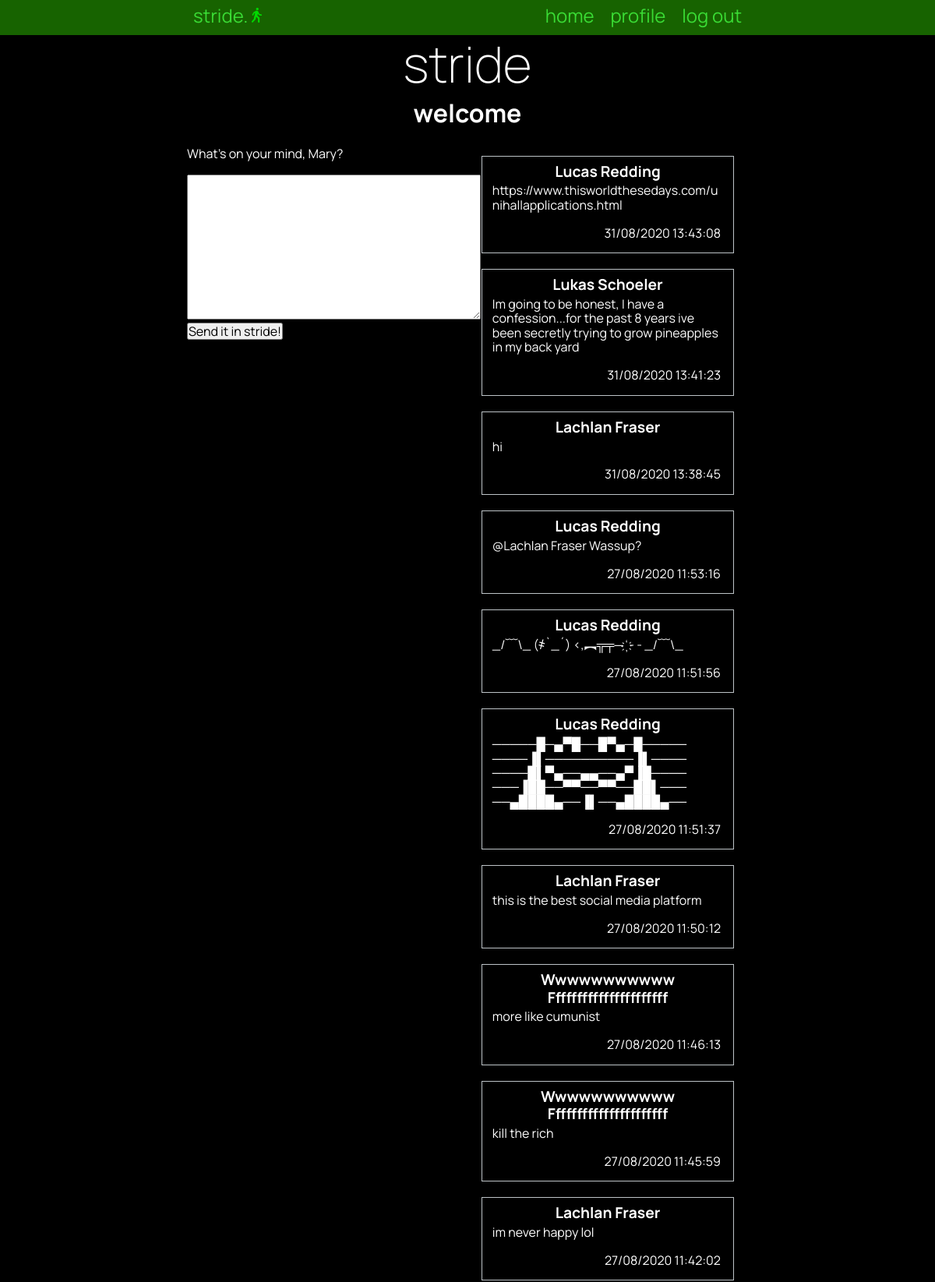
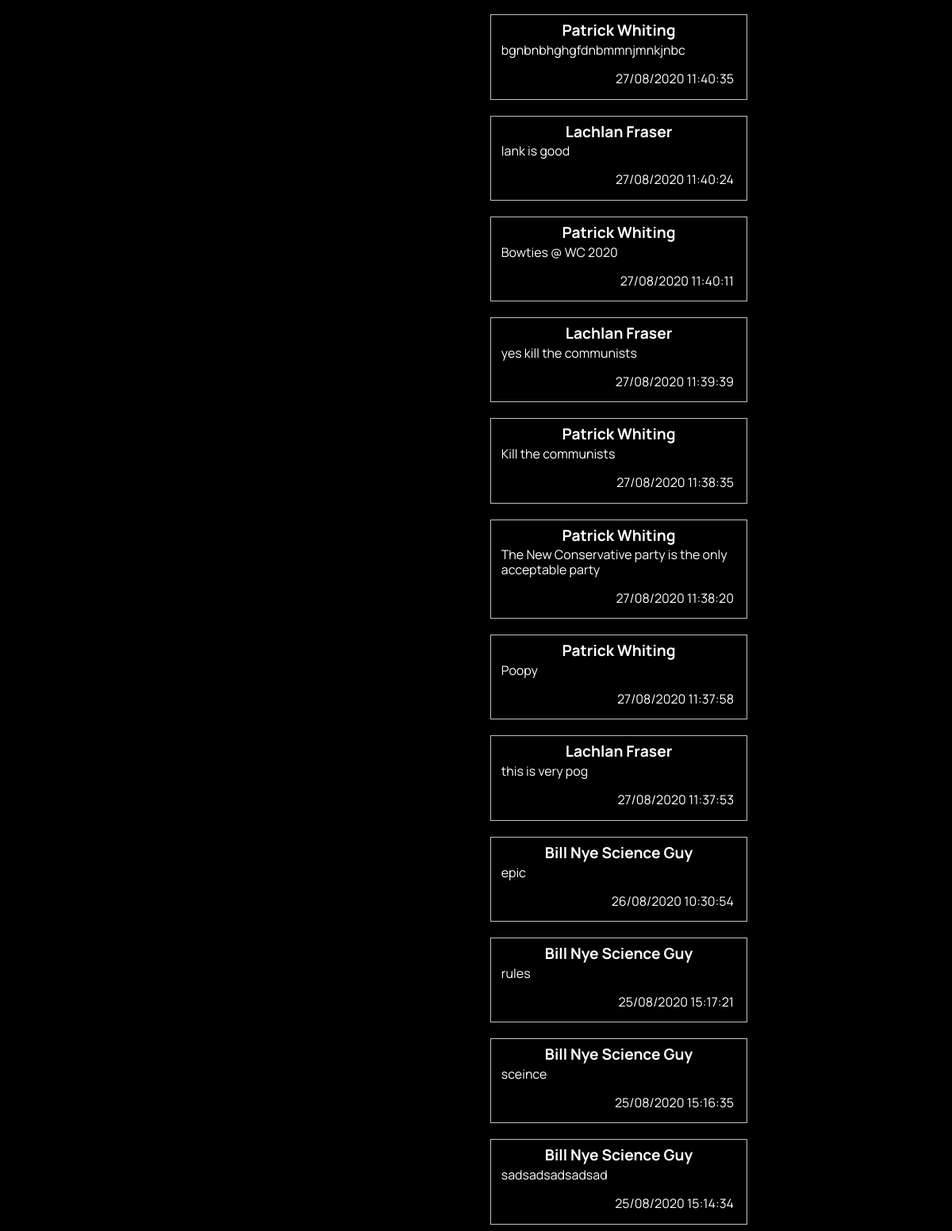
Screenshot of / (signed in) with the database file from the repository (2 pictures, top to bottom).
### tables this page shows
CREATE TABLE "users"
(
	id INTEGER
		constraint customer_pk
			primary key autoincrement,
	fname VARCHAR(30),
	lname varchar(30),
	email varchar(80),
	password CHAR(60)
);

CREATE TABLE "posts"
(
	id INTEGER
		constraint posts_pk
			primary key autoincrement,
	post VARCHAR(500),
	time TIMESTAMP
, customer_id INTEGER);

### app.py (the view, shortened to what this page needs)
@app.route('/', methods=["GET", "POST"])
def render_homepage():
    if not is_logged_in():
        return redirect('/login')
    con = create_connection(DB_NAME)
    query = """SELECT posts.id,users.fname,users.lname,posts.post,strftime('%d/%m/%Y %H:%M:%S', posts.time) AS time, users.id
            FROM posts,users
            WHERE posts.customer_id = users.id
            ORDER BY time DESC"""
    cur = con.cursor()  # You need this line next
    cur.execute(query)  # this line actually executes the query
    post_list = cur.fetchall()  # puts the results into a list usable in python
    con.close()
    return render_template('home.html', logged_in=is_logged_in(), posts=post_list,)

### app.py (called while the page is built)
def create_connection(db_file):
    try:
        connection = sqlite3.connect(db_file)
        return connection
    except Error as e:
        print(e)
    return None

def is_logged_in():
    if session.get("email") is None:
        print("not logged in")
        return False
    else:
        print("logged in")
        return True

### templates/home.html (shortened to what this page needs)
{% extends "base.html" %}
{% block pageheading %}welcome{% endblock %}
{% block body %}
            <div class = "mainPageParent">
                <div class="postInput">
                {% if logged_in %}
                    <form method="POST">
                        <label for="message">What's on your mind, {{ session.firstname }}?</label><br><br>
                        <textarea name="message" id="message" rows="10" cols="40"> </textarea><br>
                        <input type="submit" value = "Send it in stride!">
                    </form>
                {% else %}
                    <strong><em>Hello! Welcome to Stride!<br><br><br><br><br><br> Pay me @paypal >>> tohsgum@gmail.com </em></strong>
                {% endif %}
                 </div>
                <div class="mainFeed">
                {% for post in posts %}
                    <div class="mainFeed-box">
                        <div class="post-box-heading">
                            <h3> <a href="/profile/{{ post[5] }}"> {{ post[1] }} {{ post[2] }}</h3></a></h3>
                        </div>
                        <div class="mainFeed-box-text">
                            <p>{{ post[3] }} </p>
                        </div>
                        <div class="mainFeed-box-info">
                            {{ post[4] }}
                        </div>
                    </div>
                {% endfor %}
                </div>
            </div>
{% endblock %}

### static/stride.css (style rules this page uses)
* { font-family: 'Manrope', sans-serif; padding: 0; margin: 0; box-sizing: border-box; }
body { background-color: black; color: rgba(255, 255, 255, 1); }
.mainPageParent { width: 100%; }
.postInput { width: 49%; float:left; }
a, a:visited { text-decoration: none; }
.mainFeed { display: flex; word-wrap: break-word; flex-wrap: wrap; justify-content: space-evenly; width: 50%; float: right; }
.mainFeed-box { width: 90%; float: right; padding: 0.5rem; margin: 1vw; border: 1px solid rgba(189, 195, 199, 1.0); color: rgb(255, 255, 255); margin-bottom: 0.5rem; }
.mainFeed-box-info { padding: 0.5rem; float: right; }
.mainFeed-box-text { padding: 0.3rem; }
.mainFeed-box a { color: white; }
.mainFeed-box h3 { font-size: 1.2rem; text-align: center; }
.mainFeed-box p { font-size: 1rem; margin-bottom: 0.3rem; }

### rows the page displays
users: fname "Lucas", lname "Redding", post "https://www.thisworldthesedays.com/unihallapplications.html", post "31/08/2020 13:43:08", post "@Lachlan Fraser Wassup?", post "27/08/2020 11:53:16", post "_/﹋\\_ (҂`_´) <,︻╦╤─ ҉ - - _/﹋\\_", post "27/08/2020 11:51:56", post "─────█─▄▀█──█▀▄─█───── ────▐▌──────────▐▌──── ────█▌▀▄──▄▄──▄▀▐█──── ───▐██──▀▀──▀▀──██▌─── ──▄████▄──▐▌──▄████▄──", post "27/08/2020 11:51:37"
users: fname "Lukas", lname "Schoeler", post "Im going to be honest, I have a confession...for the past 8 years ive been secretly trying to grow pineapples in my back yard", post "31/08/2020 13:41:23"
users: fname "Lachlan", lname "Fraser", post "hi", post "31/08/2020 13:38:45", post "this is the best social media platform", post "27/08/2020 11:50:12", post "im never happy lol", post "27/08/2020 11:42:02", post "lank is good", post "27/08/2020 11:40:24", post "yes kill the communists", post "27/08/2020 11:39:39", post "this is very pog", post "27/08/2020 11:37:53"
users: fname "Wwwwwwwwwww", lname "Ffffffffffffffffffffff", post "more like cumunist", post "27/08/2020 11:46:13", post "kill the rich", post "27/08/2020 11:45:59"
users: fname "Patrick", lname "Whiting", post "bgnbnbhghgfdnbmmnjmnkjnbc", post "27/08/2020 11:40:35", post "Bowties @ WC 2020", post "27/08/2020 11:40:11", post "Kill the communists", post "27/08/2020 11:38:35", post "The New Conservative party is the only acceptable party", post "27/08/2020 11:38:20", post "Poopy", post "27/08/2020 11:37:58"
users: fname "Bill Nye", lname "Science Guy", post "epic", post "26/08/2020 10:30:54", post "rules", post "25/08/2020 15:17:21", post "sceince", post "25/08/2020 15:16:35", post "sadsadsadsadsad", post "25/08/2020 15:14:34"

### other values shown
{{ session.firstname }} "Mary"
